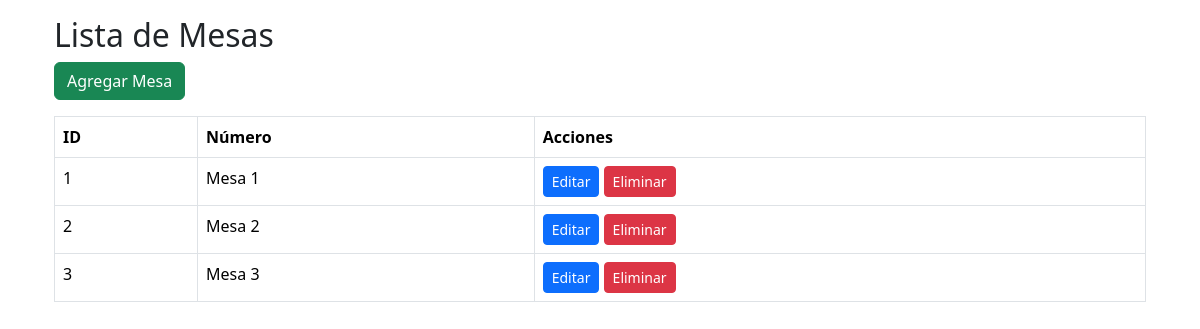
The app's page /ordenes/mesas/ with its own data.
### ordenes/models/mesa.py (models this page shows, shortened)
class Mesa(models.Model):
    numero = models.IntegerField(unique=True)

### ordenes/views/mesa_views.py (the view)
# urls.py: path('mesas/', mesa_list, name='mesa_list'),
def mesa_list(request):
    mesas = Mesa.objects.all()
    return render(request, 'ordenes/mesas/list.html', {'mesas': mesas})

### templates/ordenes/mesas/list.html
{% extends "ordenes/base.html" %}
{% block content %}
<div class="container">
    <h2 class="mt-3">Lista de Mesas</h2>
    <a href="{% url 'mesa_create' %}" class="btn btn-success mb-3">Agregar Mesa</a>
    <table class="table table-bordered">
        <thead>
        <tr>
            <th>ID</th>
            <th>Número</th>
            <th>Acciones</th>
        </tr>
        </thead>
        <tbody>
        {% for mesa in mesas %}
            <tr>
                <td>{{ mesa.id }}</td>
                <td>Mesa {{ mesa.numero }}</td>
                <td>
                    <a href="{% url 'mesa_update' mesa.id %}" class="btn btn-primary btn-sm">Editar</a>
                    <a href="{% url 'mesa_delete' mesa.id %}" class="btn btn-danger btn-sm">Eliminar</a>
                </td>
            </tr>
        {% endfor %}
        </tbody>
    </table>
</div>
{% endblock %}

### records on screen
Mesa: id "1", numero "1"
Mesa: id "2", numero "2"
Mesa: id "3", numero "3"
